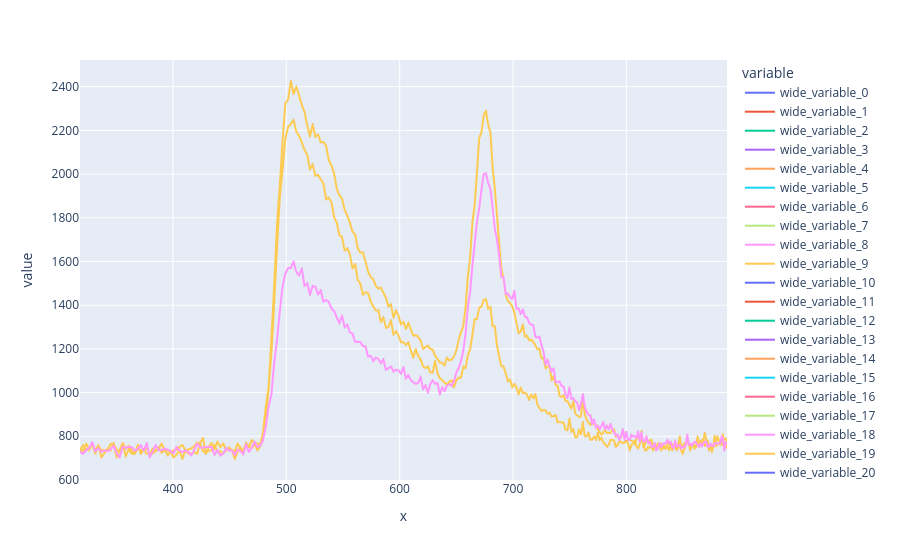

Notebook source saved alongside this figure:
### Code cell
not_none = df[df['ref_spectrum'].notna()]

px.line(x=WAVELENGHTS, y=not_none['ref_spectrum'].tolist())
